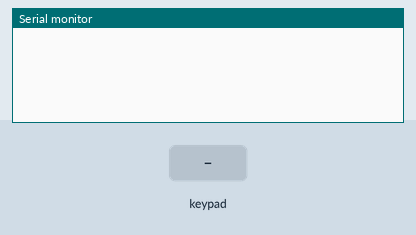
Recording of a sketch running on a simulated Arduino Uno, built with avr-gcc and run on an emulated ATmega328P. On the bench: the last lines printed to the serial monitor. The test bench sets the inputs (shaded band).

Above: at 1.2 s.
1.3 s: key '1' pressed
At 2.0 s:
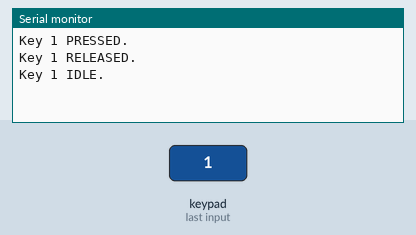
2.9 s: keypad keys 6 7 8 1 7 # pressed 0.4 s apart
At 5.7 s:
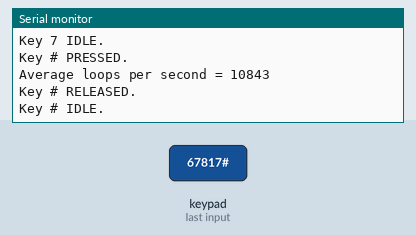
6.8 s: key 'a' pressed
At 7.3 s:
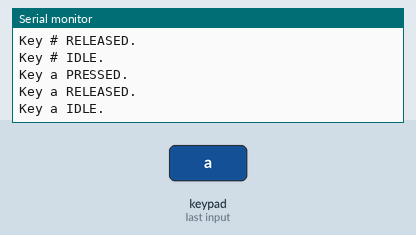
8.4 s: keypad keys 6 7 8 1 7 * pressed 0.4 s apart
At 11.1 s:
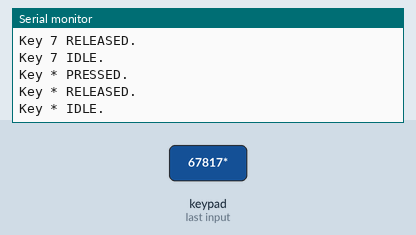
12.3 s: key 'b' pressed
At 13.6 s:
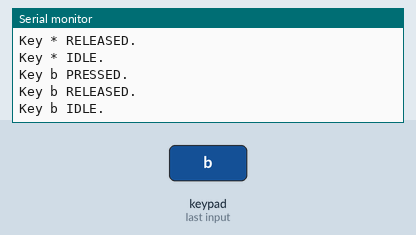
13.9 s: key 'c' pressed
At 15.7 s:
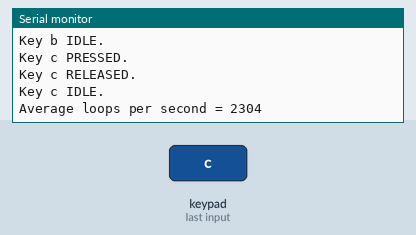
Timing chart, 0 to 16.5 s (numbered marks = the images above; inputs shaded):
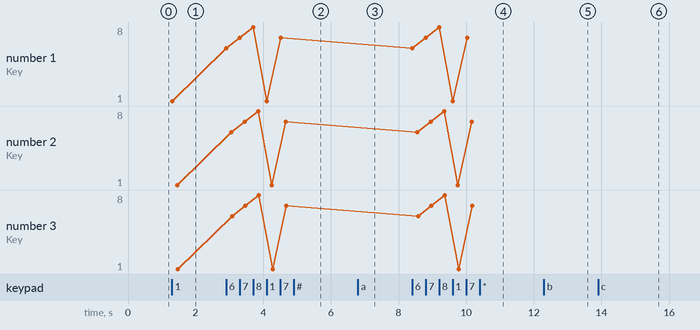

The sketch:

MultiKey.ino
```cpp
/* @file MultiKey.ino
|| @version 1.0
|| @author Mark Stanley
|| @contact mstanley@technologist.com
||
|| @description
|| | The latest version, 3.0, of the keypad library supports up to 10
|| | active keys all being pressed at the same time. This sketch is an
|| | example of how you can get multiple key presses from a keypad or
|| | keyboard.
|| #
*/

#include <Keypad.h>

#define INPUT_PULLUP 1

const byte ROWS = 4; //four rows
const byte COLS = 4; //three columns
char keys[ROWS][COLS] = {
{'1','2','3','a'},
{'4','5','6','b'},
{'7','8','9','c'},
{'*','0','#','d'}
};
byte rowPins[ROWS] = {6, 7, 8, 17}; //connect to the row pinouts of the kpd
byte colPins[COLS] = {11, 10, 16,9}; //connect to the column pinouts of the kpd

Keypad kpd = Keypad( makeKeymap(keys), rowPins, colPins, ROWS, COLS );

unsigned long loopCount;
unsigned long startTime;
String msg;


void setup() {
    Serial.begin(9600);
    loopCount = 0;
    startTime = millis();
    msg = "";
}


void loop() {
    loopCount++;
    if ( (millis()-startTime)>5000 ) {
        Serial.print("Average loops per second = ");
        Serial.println(loopCount/5);
        startTime = millis();
        loopCount = 0;
    }

    // Fills kpd.key[ ] array with up-to 10 active keys.
    // Returns true if there are ANY active keys.
    if (kpd.getKeys())
    {
        for (int i=0; i<LIST_MAX; i++)   // Scan the whole key list.
        {
            if ( kpd.key[i].stateChanged )   // Only find keys that have changed state.
            {
                switch (kpd.key[i].kstate) {  // Report active key state : IDLE, PRESSED, HOLD, or RELEASED
                    case PRESSED:
                    msg = " PRESSED.";
                break;
                    case HOLD:
                    msg = " HOLD.";
                break;
                    case RELEASED:
                    msg = " RELEASED.";
                break;
                    case IDLE:
                    msg = " IDLE.";
                }
                Serial.print("Key ");
                Serial.print(kpd.key[i].kchar);
                Serial.println(msg);
            }
        }
    }
}  // End loop
```

Measured:
- after the input at 1.3 s, the serial monitor: prints a new line at once (image 1)
- after the input at 2.9 s, the serial monitor: prints a new line at once (image 2)
- after the input at 6.8 s, the serial monitor: prints a new line at once (image 3)
- after the input at 8.4 s, the serial monitor: prints a new line at once (image 4)
- after the input at 12.3 s, the serial monitor: prints a new line at once (image 5)
- after the input at 13.9 s, the serial monitor: prints a new line at once (image 6)
- plotted number 1: 1 → 7 after the input at 2.9 s
- plotted number 2: 1 → 7 after the input at 2.9 s
